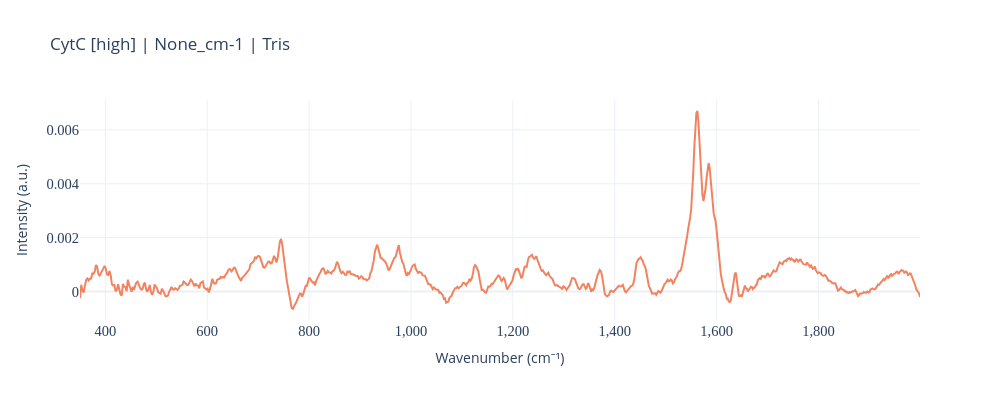
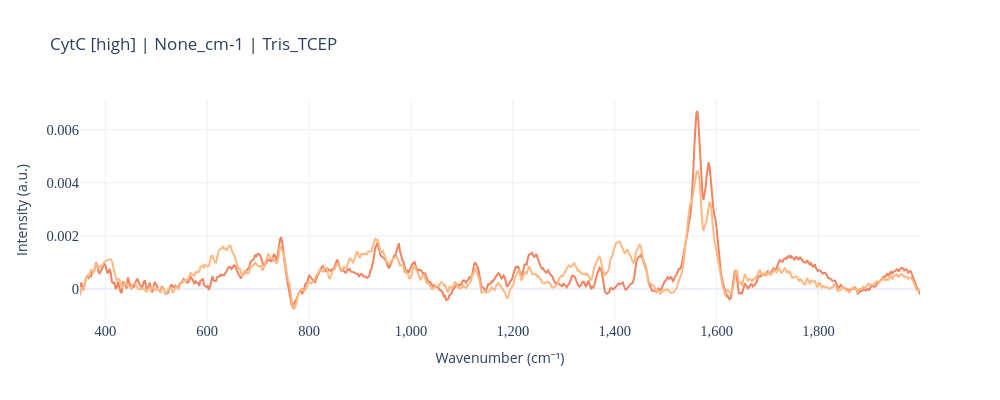

Notebook code for these charts, in order:
### Markdown cell above
## 2025-12-03 Protein feature detection in Tris buffer

* [Daniela's notes](https://www.notion.so/arcadiascience/Protein-features-detection-by-Raman-Tris-Buffer-2bdc4f521e3480f3b0d5ed7690f90c5e?source=copy_link)
Proteins: CytC [high], Trypsin [high], Trypsin [low]

### Code cell
data_dir = NAS_mirror / 'Wasatch-Raman_785/2025-12-03'

data_list, sample_df = collect_spectra_from_dir(data_dir, 'instantraman', recursive=True)

# pipeline = rp.preprocessing.Pipeline(
#     [
#         rp.preprocessing.misc.Cropper(region=(350, 2000)),
#         # rp.preprocessing.despike.WhitakerHayes(),
#         rp.preprocessing.denoise.SavGol(window_length=5, polyorder=3),
#         # rp.preprocessing.baseline.ASPLS(lam=5e4),
#         rp.preprocessing.baseline.ModPoly(poly_order=11),
#         rp.preprocessing.normalise.AUC(),
#     ]
# )
# xranges = {'CytC [high]': [None, [360, 700], [1500,1650]],
#         #    'Trypsin [high]': [None, [360, 700], [1150,1378]],
#         #    'Trypsin [low]': [None, [360, 700], [1150,1378]],
#            }
# yranges = {'CytC [high]': [None, [-.0005, 0.002], [-.001, 0.008]],
#            'Trypsin [high]': [None, [-.0005, 0.002], [-.001, 0.003]],
#            'Trypsin [low]': [None, [-.0005, 0.002], [-.001, 0.003]]
#            }

n_groups = sample_df['Group ID'].nunique()

sampled_custom_colors = apc.palettes.primary # pcolors.sample_colorscale(px.colors.qualitative.Bold, samplepoints=n_groups)

subtract_id = "Tris"
buffers = ['Tris', 'TCEP', ' EDTA', 'TCEP+EDTA'] # Need " " before EDTA to match sample names correctly

for protein in xranges.keys():
    for xrange, yrange in zip(xranges[protein], yranges[protein]):
        buffer_subset = []
        for b in buffers:
            buffer_subset += [b]
            buffer_str = '_'.join(buffer_subset)
            include_samples = [n for n in sample_df['Name'] if (any(n.endswith(buf) for buf in buffer_subset) and protein in n)]
            include_samples += [subtract_id]
            f, names, rp_container = plot_spectra_in_dir(data_list,
                                col_to_plot = "Intensity (dark-subtracted)",
                                data_dir = data_dir,
                                subtract_id=subtract_id,
                                rp_pipeline=pipeline,
                                colors=sampled_custom_colors,
                                include=include_samples,
                                height=fig_height,
                                width=fig_width,
                                # y_offset=0.002,
                                xaxis_title='Wavenumber (cm⁻¹)',
                                yaxis_title='Intensity (a.u.)',
                                title=f"{protein} | {xrange}_cm-1 | {buffer_str}"
            )
            f.update_xaxes(range=xrange)
            f.update_yaxes(range=yrange)
            f.data = tuple(trace for trace in f.data if trace.name != subtract_id)
            apc.plotly.style_plot(f, monospaced_axes="all")

            
            f.update_layout(showlegend=False)
            
            # make sure plot directory exists
            protein_dir = plot_dir / protein
            protein_dir.mkdir(parents=True, exist_ok=True)
            
            # write image to file
            # f.write_image(protein_dir / f"{protein}_{xrange}_cm-1_{buffer_str}.pdf", scale=plot_scale)
            f.show()

### Figure 1 — Plotly figure (JSON) as saved in the notebook; plotly's stock layout.template omitted (floating-point values rounded to 4 significant figures; data arrays with more than 128 entries replaced by an {"elided": "..."} marker saying what was removed)
{"data": [{"hoverinfo": "text+x+y", "line": {"color": "#F28360"}, "name": "CytC [high] in Tris", "text": "CytC<br>[high]<br>in<br>Tris", "type": "scatter", "x": {"elided": "776 float values"}, "y": {"elided": "776 float values"}}], "layout": {"height": 400, "showlegend": false, "title": {"text": "CytC [high] | None_cm-1 | Tris"}, "width": 1000, "xaxis": {"tickfont": {"family": "AtkinsonHyperlegibleMono", "size": 14.5}, "tickformat": ",", "title": {"text": "Wavenumber (cm⁻¹)"}}, "yaxis": {"tickfont": {"family": "AtkinsonHyperlegibleMono", "size": 14.5}, "tickformat": ",", "title": {"text": "Intensity (a.u.)"}}}}

### Figure 2 — Plotly figure (JSON) as saved in the notebook; plotly's stock layout.template omitted (floating-point values rounded to 4 significant figures; data arrays with more than 128 entries replaced by an {"elided": "..."} marker saying what was removed)
{"data": [{"hoverinfo": "text+x+y", "line": {"color": "#F28360"}, "name": "CytC [high] in Tris", "text": "CytC<br>[high]<br>in<br>Tris", "type": "scatter", "x": {"elided": "776 float values"}, "y": {"elided": "776 float values"}}, {"hoverinfo": "text+x+y", "line": {"color": "#FFB984"}, "name": "CytC [high] in TCEP", "text": "CytC<br>[high]<br>in<br>TCEP", "type": "scatter", "x": {"elided": "776 float values"}, "y": {"elided": "776 float values"}}], "layout": {"height": 400, "showlegend": false, "title": {"text": "CytC [high] | None_cm-1 | Tris_TCEP"}, "width": 1000, "xaxis": {"tickfont": {"family": "AtkinsonHyperlegibleMono", "size": 14.5}, "tickformat": ",", "title": {"text": "Wavenumber (cm⁻¹)"}}, "yaxis": {"tickfont": {"family": "AtkinsonHyperlegibleMono", "size": 14.5}, "tickformat": ",", "title": {"text": "Intensity (a.u.)"}}}}
